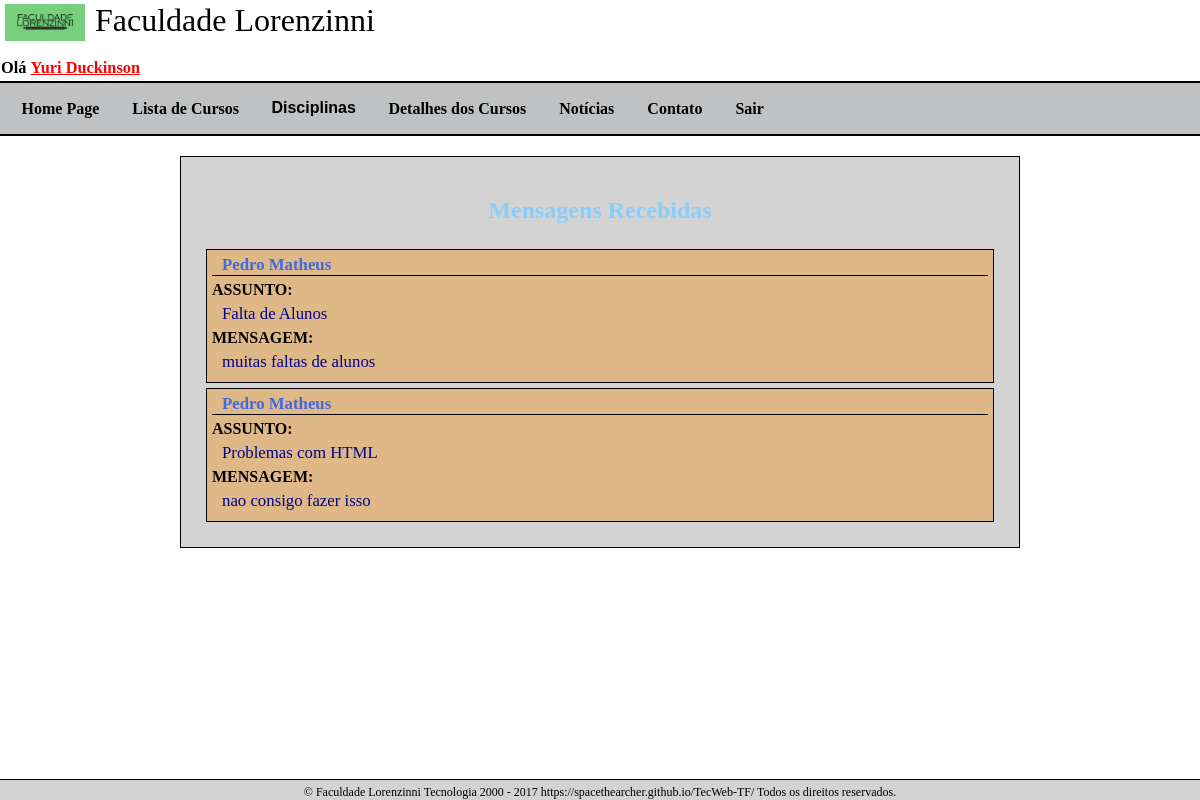
The app's page /Professor/MensagensRecebidas/ (signed in), older data.
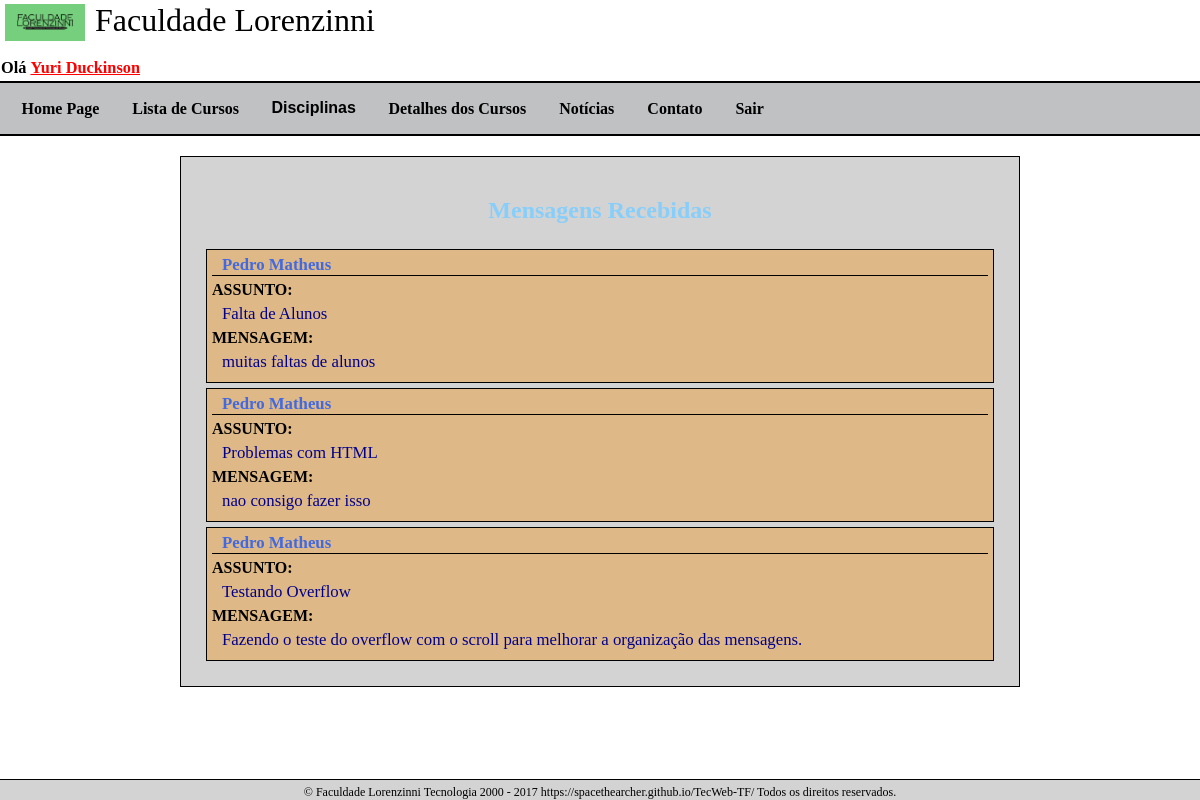
The same page, newer data.
### core/models.py (models this page shows, shortened)
class MensagemAluno(models.Model):
    aluno = models.ForeignKey(Aluno, on_delete=models.CASCADE)
    assunto = models.CharField("Assunto", max_length=100)
    mensagem = models.TextField("Mensagem")
    professor = models.ForeignKey(Professor, on_delete=models.CASCADE)

class Usuario(AbstractBaseUser):
    ra = models.IntegerField("RA",unique=True)
    password = models.CharField("Senha", max_length=200)
    nome = models.CharField("Nome", max_length=100)
    email = models.EmailField("E-Mail", max_length=50)
    perfil = models.CharField("Perfil", max_length=1, default="A")
    ativo = models.BooleanField("Ativo", default=True)
    USERNAME_FIELD = 'ra'
    REQUIRED_FIELDS = ['nome','email']
    objects = UsuarioManager()
    def __str__(self):
        return self.nome

### core/views.py (the view)
# urls.py: url(r'^Professor/MensagensRecebidas/', page_mensagens_professor),
@login_required(login_url="/Login")
@user_passes_test(checa_professor)
def page_mensagens_professor(request):
    mensagens = MensagemAluno.objects.all()
    user = Professor.objects.get(nome=request.user.nome)
    contexto = {
        "mensagens":mensagens,
        "user":user
    }
    return render(request, "MensagensProfessor.html", contexto)

### core/views.py (called while the page is built)
def checa_professor(usuario):
    return usuario.perfil == "P" or usuario.perfil == "C"

### core/templates/MensagensProfessor.html (shortened to what this page needs)
{% extends 'base.html' %}
{% block scripts %}
    <link rel="stylesheet" type="text/css" href="/static/css/site.css">
    <link rel="stylesheet" type="text/css" href="/static/css/MensagensProfessor.css">
{% endblock %}
{% block conteudo %}
    <div class="mensagembox">
        <h1> Mensagens Recebidas </h1>
        <div class="display">
        {% for mensagem in mensagens %}
            {% if mensagem.professor == user %}
                <div class="mensagem">
                 <div class="aluno"> {{ mensagem.aluno }} </div>
                 <div class="textoCall">ASSUNTO:</div> <div class="assunto"> {{mensagem.assunto}} </div>
                 <div class="textoCall">MENSAGEM:</div> <div class="texto"> {{mensagem.mensagem}} </div>
                </div>
            {% endif %}
        {% endfor %}
        </div>
    </div>
{% endblock %}

Row changes from the older to the newer data that the page shows:
added MensagemAluno: aluno "Pedro Matheus", assunto "Testando Overflow", mensagem "Fazendo o teste do overflow com o scroll para melhorar a organização das mensagens."
